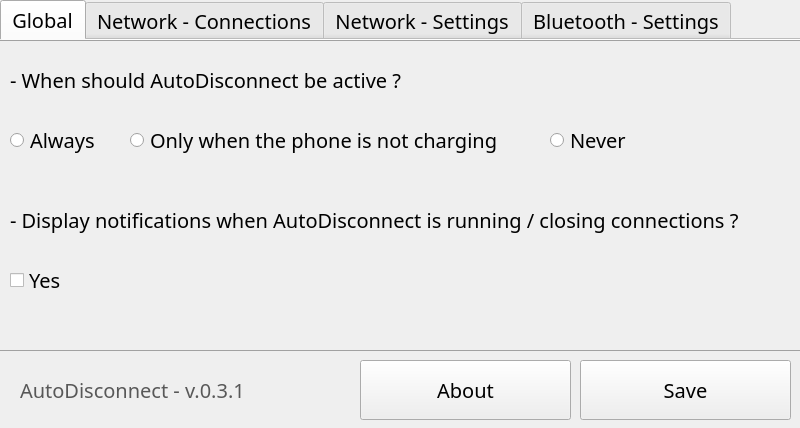
<?xml version="1.0" encoding="UTF-8"?>
<ui version="4.0">
 <class>MainWindow</class>
 <widget class="QMainWindow" name="MainWindow">
  <property name="geometry">
   <rect>
    <x>0</x>
    <y>0</y>
    <width>800</width>
    <height>428</height>
   </rect>
  </property>
  <property name="windowTitle">
   <string>AutoDisconnect</string>
  </property>
  <property name="locale">
   <locale language="English" country="UnitedStates"/>
  </property>
  <property name="FingerScrollable" stdset="0">
   <bool>true</bool>
  </property>
  <widget class="QWidget" name="centralwidget">
   <widget class="QPushButton" name="btnSave">
    <property name="geometry">
     <rect>
      <x>580</x>
      <y>360</y>
      <width>211</width>
      <height>60</height>
     </rect>
    </property>
    <property name="font">
     <font>
      <family>Sans Serif</family>
      <pointsize>15</pointsize>
     </font>
    </property>
    <property name="autoFillBackground">
     <bool>false</bool>
    </property>
    <property name="styleSheet">
     <string notr="true"/>
    </property>
    <property name="text">
     <string>Save</string>
    </property>
   </widget>
   <widget class="QTabWidget" name="tabWidget">
    <property name="geometry">
     <rect>
      <x>0</x>
      <y>0</y>
      <width>800</width>
      <height>341</height>
     </rect>
    </property>
    <property name="font">
     <font>
      <family>Sans Serif</family>
      <pointsize>15</pointsize>
     </font>
    </property>
    <property name="tabPosition">
     <enum>QTabWidget::North</enum>
    </property>
    <property name="currentIndex">
     <number>0</number>
    </property>
    <property name="elideMode">
     <enum>Qt::ElideMiddle</enum>
    </property>
    <property name="usesScrollButtons">
     <bool>true</bool>
    </property>
    <property name="documentMode">
     <bool>true</bool>
    </property>
    <property name="tabsClosable">
     <bool>false</bool>
    </property>
    <property name="movable">
     <bool>false</bool>
    </property>
    <widget class="QWidget" name="tab">
     <attribute name="title">
      <string>Global</string>
     </attribute>
     <widget class="QCheckBox" name="chkNotifications">
      <property name="geometry">
       <rect>
        <x>10</x>
        <y>210</y>
        <width>131</width>
        <height>60</height>
       </rect>
      </property>
      <property name="minimumSize">
       <size>
        <width>0</width>
        <height>0</height>
       </size>
      </property>
      <property name="font">
       <font>
        <pointsize>15</pointsize>
        <weight>50</weight>
        <bold>false</bold>
       </font>
      </property>
      <property name="text">
       <string>Yes</string>
      </property>
      <property name="checked">
       <bool>false</bool>
      </property>
     </widget>
     <widget class="QLabel" name="label_6">
      <property name="geometry">
       <rect>
        <x>0</x>
        <y>0</y>
        <width>800</width>
        <height>1</height>
       </rect>
      </property>
      <property name="styleSheet">
       <string notr="true">background-color:rgb(161, 161, 161)</string>
      </property>
      <property name="text">
       <string/>
      </property>
     </widget>
     <widget class="QLabel" name="label_12">
      <property name="geometry">
       <rect>
        <x>10</x>
        <y>10</y>
        <width>591</width>
        <height>60</height>
       </rect>
      </property>
      <property name="font">
       <font>
        <family>Sans Serif</family>
        <pointsize>15</pointsize>
       </font>
      </property>
      <property name="text">
       <string>- When should AutoDisconnect be active ?</string>
      </property>
     </widget>
     <widget class="QRadioButton" name="radioEnabledAlways">
      <property name="geometry">
       <rect>
        <x>10</x>
        <y>70</y>
        <width>101</width>
        <height>60</height>
       </rect>
      </property>
      <property name="font">
       <font>
        <pointsize>15</pointsize>
       </font>
      </property>
      <property name="text">
       <string>Always</string>
      </property>
     </widget>
     <widget class="QRadioButton" name="radioEnabledNotCharging">
      <property name="geometry">
       <rect>
        <x>130</x>
        <y>70</y>
        <width>401</width>
        <height>60</height>
       </rect>
      </property>
      <property name="font">
       <font>
        <pointsize>15</pointsize>
       </font>
      </property>
      <property name="text">
       <string>Only when the phone is not charging</string>
      </property>
     </widget>
     <widget class="QRadioButton" name="radioEnabledNever">
      <property name="geometry">
       <rect>
        <x>550</x>
        <y>70</y>
        <width>101</width>
        <height>60</height>
       </rect>
      </property>
      <property name="font">
       <font>
        <pointsize>15</pointsize>
       </font>
      </property>
      <property name="text">
       <string>Never</string>
      </property>
     </widget>
     <widget class="QLabel" name="label_13">
      <property name="geometry">
       <rect>
        <x>10</x>
        <y>150</y>
        <width>791</width>
        <height>60</height>
       </rect>
      </property>
      <property name="font">
       <font>
        <family>Sans Serif</family>
        <pointsize>15</pointsize>
       </font>
      </property>
      <property name="text">
       <string>- Display notifications when AutoDisconnect is running / closing connections ?</string>
      </property>
     </widget>
    </widget>
    <widget class="QWidget" name="tab_2">
     <attribute name="title">
      <string>Network - Connections</string>
     </attribute>
     <widget class="QLabel" name="label_3">
      <property name="geometry">
       <rect>
        <x>10</x>
        <y>10</y>
        <width>271</width>
        <height>60</height>
       </rect>
      </property>
      <property name="sizePolicy">
       <sizepolicy hsizetype="Preferred" vsizetype="Preferred">
        <horstretch>0</horstretch>
        <verstretch>0</verstretch>
       </sizepolicy>
      </property>
      <property name="font">
       <font>
        <family>Sans Serif</family>
        <pointsize>15</pointsize>
       </font>
      </property>
      <property name="text">
       <string>- Connections  to check ?</string>
      </property>
     </widget>
     <widget class="QCheckBox" name="chkConnexionWLAN">
      <property name="enabled">
       <bool>true</bool>
      </property>
      <property name="geometry">
       <rect>
        <x>10</x>
        <y>70</y>
        <width>141</width>
        <height>60</height>
       </rect>
      </property>
      <property name="sizePolicy">
       <sizepolicy hsizetype="Preferred" vsizetype="Preferred">
        <horstretch>0</horstretch>
        <verstretch>0</verstretch>
       </sizepolicy>
      </property>
      <property name="minimumSize">
       <size>
        <width>0</width>
        <height>0</height>
       </size>
      </property>
      <property name="font">
       <font>
        <family>Sans Serif</family>
        <pointsize>15</pointsize>
       </font>
      </property>
      <property name="text">
       <string>Wifi</string>
      </property>
     </widget>
     <widget class="QCheckBox" name="chkConnexionGPRS">
      <property name="geometry">
       <rect>
        <x>170</x>
        <y>70</y>
        <width>231</width>
        <height>60</height>
       </rect>
      </property>
      <property name="sizePolicy">
       <sizepolicy hsizetype="Preferred" vsizetype="Preferred">
        <horstretch>0</horstretch>
        <verstretch>0</verstretch>
       </sizepolicy>
      </property>
      <property name="minimumSize">
       <size>
        <width>0</width>
        <height>0</height>
       </size>
      </property>
      <property name="font">
       <font>
        <family>Sans Serif</family>
        <pointsize>15</pointsize>
       </font>
      </property>
      <property name="text">
       <string>GPRS (2G/3G)</string>
      </property>
     </widget>
     <widget class="QLabel" name="label_8">
      <property name="geometry">
       <rect>
        <x>0</x>
        <y>0</y>
        <width>800</width>
        <height>1</height>
       </rect>
      </property>
      <property name="styleSheet">
       <string notr="true">background-color:rgb(161, 161, 161)</string>
      </property>
      <property name="text">
       <string/>
      </property>
     </widget>
     <widget class="QLabel" name="label_14">
      <property name="geometry">
       <rect>
        <x>10</x>
        <y>140</y>
        <width>701</width>
        <height>81</height>
       </rect>
      </property>
      <property name="sizePolicy">
       <sizepolicy hsizetype="Preferred" vsizetype="Preferred">
        <horstretch>0</horstretch>
        <verstretch>0</verstretch>
       </sizepolicy>
      </property>
      <property name="font">
       <font>
        <family>Sans Serif</family>
        <pointsize>15</pointsize>
       </font>
      </property>
      <property name="text">
       <string>- Do not close connections when the following services are running</string>
      </property>
      <property name="textFormat">
       <enum>Qt::AutoText</enum>
      </property>
      <property name="wordWrap">
       <bool>true</bool>
      </property>
     </widget>
     <widget class="QCheckBox" name="chkExceptionSSH">
      <property name="geometry">
       <rect>
        <x>10</x>
        <y>210</y>
        <width>271</width>
        <height>60</height>
       </rect>
      </property>
      <property name="sizePolicy">
       <sizepolicy hsizetype="Preferred" vsizetype="Preferred">
        <horstretch>0</horstretch>
        <verstretch>0</verstretch>
       </sizepolicy>
      </property>
      <property name="minimumSize">
       <size>
        <width>0</width>
        <height>0</height>
       </size>
      </property>
      <property name="font">
       <font>
        <family>Sans Serif</family>
        <pointsize>15</pointsize>
       </font>
      </property>
      <property name="text">
       <string>SSH (client / server)</string>
      </property>
      <property name="checked">
       <bool>false</bool>
      </property>
     </widget>
     <widget class="QLabel" name="label_17">
      <property name="geometry">
       <rect>
        <x>470</x>
        <y>10</y>
        <width>191</width>
        <height>60</height>
       </rect>
      </property>
      <property name="sizePolicy">
       <sizepolicy hsizetype="Preferred" vsizetype="Preferred">
        <horstretch>0</horstretch>
        <verstretch>0</verstretch>
       </sizepolicy>
      </property>
      <property name="font">
       <font>
        <family>Sans Serif</family>
        <pointsize>15</pointsize>
       </font>
      </property>
      <property name="text">
       <string>- Network Mode</string>
      </property>
      <property name="textFormat">
       <enum>Qt::AutoText</enum>
      </property>
      <property name="wordWrap">
       <bool>true</bool>
      </property>
     </widget>
     <widget class="QCheckBox" name="chkUse2G">
      <property name="geometry">
       <rect>
        <x>470</x>
        <y>70</y>
        <width>321</width>
        <height>60</height>
       </rect>
      </property>
      <property name="sizePolicy">
       <sizepolicy hsizetype="Preferred" vsizetype="Preferred">
        <horstretch>0</horstretch>
        <verstretch>0</verstretch>
       </sizepolicy>
      </property>
      <property name="minimumSize">
       <size>
        <width>0</width>
        <height>0</height>
       </size>
      </property>
      <property name="font">
       <font>
        <family>Sans Serif</family>
        <pointsize>15</pointsize>
       </font>
      </property>
      <property name="text">
       <string>Use 2G when 3G unused</string>
      </property>
      <property name="checked">
       <bool>false</bool>
      </property>
     </widget>
    </widget>
    <widget class="QWidget" name="tab_3">
     <attribute name="title">
      <string>Network - Settings</string>
     </attribute>
     <widget class="QLabel" name="label">
      <property name="geometry">
       <rect>
        <x>10</x>
        <y>10</y>
        <width>691</width>
        <height>60</height>
       </rect>
      </property>
      <property name="font">
       <font>
        <family>Sans Serif</family>
        <pointsize>15</pointsize>
       </font>
      </property>
      <property name="text">
       <string>- How often will AutoDisconnect check your network connections ?</string>
      </property>
     </widget>
     <widget class="QLabel" name="label_5">
      <property name="geometry">
       <rect>
        <x>20</x>
        <y>210</y>
        <width>71</width>
        <height>60</height>
       </rect>
      </property>
      <property name="font">
       <font>
        <family>Sans Serif</family>
        <pointsize>15</pointsize>
       </font>
      </property>
      <property name="text">
       <string>Traffic :</string>
      </property>
     </widget>
     <widget class="QLabel" name="label_4">
      <property name="geometry">
       <rect>
        <x>20</x>
        <y>70</y>
        <width>141</width>
        <height>60</height>
       </rect>
      </property>
      <property name="font">
       <font>
        <family>Sans Serif</family>
        <pointsize>15</pointsize>
       </font>
      </property>
      <property name="text">
       <string>Interval :</string>
      </property>
     </widget>
     <widget class="QSpinBox" name="spinInterval">
      <property name="geometry">
       <rect>
        <x>130</x>
        <y>70</y>
        <width>260</width>
        <height>60</height>
       </rect>
      </property>
      <property name="sizePolicy">
       <sizepolicy hsizetype="Fixed" vsizetype="Fixed">
        <horstretch>0</horstretch>
        <verstretch>0</verstretch>
       </sizepolicy>
      </property>
      <property name="font">
       <font>
        <family>Sans Serif</family>
        <pointsize>15</pointsize>
       </font>
      </property>
      <property name="buttonSymbols">
       <enum>QAbstractSpinBox::PlusMinus</enum>
      </property>
      <property name="accelerated">
       <bool>true</bool>
      </property>
      <property name="suffix">
       <string> minutes</string>
      </property>
      <property name="minimum">
       <number>1</number>
      </property>
      <property name="maximum">
       <number>180</number>
      </property>
      <property name="value">
       <number>5</number>
      </property>
     </widget>
     <widget class="QSpinBox" name="spinMinBytes">
      <property name="geometry">
       <rect>
        <x>130</x>
        <y>210</y>
        <width>181</width>
        <height>60</height>
       </rect>
      </property>
      <property name="sizePolicy">
       <sizepolicy hsizetype="Fixed" vsizetype="Fixed">
        <horstretch>0</horstretch>
        <verstretch>0</verstretch>
       </sizepolicy>
      </property>
      <property name="font">
       <font>
        <family>Sans Serif</family>
        <pointsize>15</pointsize>
       </font>
      </property>
      <property name="buttonSymbols">
       <enum>QAbstractSpinBox::PlusMinus</enum>
      </property>
      <property name="accelerated">
       <bool>true</bool>
      </property>
      <property name="minimum">
       <number>1</number>
      </property>
      <property name="maximum">
       <number>1023</number>
      </property>
      <property name="singleStep">
       <number>1</number>
      </property>
      <property name="value">
       <number>2</number>
      </property>
     </widget>
     <widget class="QLabel" name="label_7">
      <property name="geometry">
       <rect>
        <x>10</x>
        <y>145</y>
        <width>721</width>
        <height>70</height>
       </rect>
      </property>
      <property name="font">
       <font>
        <family>Sans Serif</family>
        <pointsize>15</pointsize>
       </font>
      </property>
      <property name="text">
       <string>- Starting when will AutoDisconnect consider your connection active ?</string>
      </property>
     </widget>
     <widget class="QLabel" name="label_9">
      <property name="geometry">
       <rect>
        <x>0</x>
        <y>0</y>
        <width>800</width>
        <height>1</height>
       </rect>
      </property>
      <property name="styleSheet">
       <string notr="true">background-color:rgb(161, 161, 161)</string>
      </property>
      <property name="text">
       <string/>
      </property>
     </widget>
     <widget class="QComboBox" name="unitList">
      <property name="geometry">
       <rect>
        <x>330</x>
        <y>215</y>
        <width>121</width>
        <height>50</height>
       </rect>
      </property>
      <property name="font">
       <font>
        <family>Sans Serif</family>
        <pointsize>15</pointsize>
       </font>
      </property>
      <property name="frame">
       <bool>false</bool>
      </property>
      <item>
       <property name="text">
        <string>  B/min</string>
       </property>
      </item>
      <item>
       <property name="text">
        <string>  KB/min</string>
       </property>
      </item>
      <item>
       <property name="text">
        <string>  MB/min</string>
       </property>
      </item>
     </widget>
    </widget>
    <widget class="QWidget" name="tab_4">
     <attribute name="title">
      <string>Bluetooth - Settings</string>
     </attribute>
     <widget class="QLabel" name="label_15">
      <property name="geometry">
       <rect>
        <x>10</x>
        <y>10</y>
        <width>791</width>
        <height>60</height>
       </rect>
      </property>
      <property name="font">
       <font>
        <family>Sans Serif</family>
        <pointsize>15</pointsize>
       </font>
      </property>
      <property name="text">
       <string>- Disable the Bluetooth if no device is connected</string>
      </property>
     </widget>
     <widget class="QCheckBox" name="chkBluetooth">
      <property name="geometry">
       <rect>
        <x>10</x>
        <y>70</y>
        <width>131</width>
        <height>60</height>
       </rect>
      </property>
      <property name="minimumSize">
       <size>
        <width>0</width>
        <height>0</height>
       </size>
      </property>
      <property name="font">
       <font>
        <pointsize>15</pointsize>
        <weight>50</weight>
        <bold>false</bold>
       </font>
      </property>
      <property name="text">
       <string>Yes</string>
      </property>
      <property name="checked">
       <bool>false</bool>
      </property>
     </widget>
     <widget class="QSpinBox" name="spinIntervalBluetooth">
      <property name="geometry">
       <rect>
        <x>130</x>
        <y>210</y>
        <width>260</width>
        <height>60</height>
       </rect>
      </property>
      <property name="sizePolicy">
       <sizepolicy hsizetype="Fixed" vsizetype="Fixed">
        <horstretch>0</horstretch>
        <verstretch>0</verstretch>
       </sizepolicy>
      </property>
      <property name="font">
       <font>
        <family>Sans Serif</family>
        <pointsize>15</pointsize>
       </font>
      </property>
      <property name="buttonSymbols">
       <enum>QAbstractSpinBox::PlusMinus</enum>
      </property>
      <property name="accelerated">
       <bool>true</bool>
      </property>
      <property name="suffix">
       <string> minutes</string>
      </property>
      <property name="minimum">
       <number>1</number>
      </property>
      <property name="maximum">
       <number>180</number>
      </property>
      <property name="value">
       <number>5</number>
      </property>
     </widget>
     <widget class="QLabel" name="label_16">
      <property name="geometry">
       <rect>
        <x>10</x>
        <y>150</y>
        <width>641</width>
        <height>60</height>
       </rect>
      </property>
      <property name="font">
       <font>
        <family>Sans Serif</family>
        <pointsize>15</pointsize>
       </font>
      </property>
      <property name="text">
       <string>- How often will AutoDisconnect check your bluetooth status ?</string>
      </property>
     </widget>
     <widget class="QLabel" name="label_18">
      <property name="geometry">
       <rect>
        <x>20</x>
        <y>210</y>
        <width>141</width>
        <height>60</height>
       </rect>
      </property>
      <property name="font">
       <font>
        <family>Sans Serif</family>
        <pointsize>15</pointsize>
       </font>
      </property>
      <property name="text">
       <string>Interval :</string>
      </property>
     </widget>
     <widget class="QLabel" name="label_19">
      <property name="geometry">
       <rect>
        <x>0</x>
        <y>0</y>
        <width>800</width>
        <height>1</height>
       </rect>
      </property>
      <property name="styleSheet">
       <string notr="true">background-color:rgb(161, 161, 161)</string>
      </property>
      <property name="text">
       <string/>
      </property>
     </widget>
    </widget>
   </widget>
   <widget class="QLabel" name="label_version">
    <property name="geometry">
     <rect>
      <x>20</x>
      <y>360</y>
      <width>281</width>
      <height>60</height>
     </rect>
    </property>
    <property name="font">
     <font>
      <family>Sans Serif</family>
      <pointsize>15</pointsize>
     </font>
    </property>
    <property name="autoFillBackground">
     <bool>false</bool>
    </property>
    <property name="styleSheet">
     <string notr="true">color: rgb(88, 88, 88);</string>
    </property>
    <property name="text">
     <string>AutoDisconnect - v.0.3.1</string>
    </property>
   </widget>
   <widget class="QLabel" name="label_10">
    <property name="geometry">
     <rect>
      <x>0</x>
      <y>350</y>
      <width>800</width>
      <height>1</height>
     </rect>
    </property>
    <property name="styleSheet">
     <string notr="true">background-color:rgb(161, 161, 161)</string>
    </property>
    <property name="text">
     <string/>
    </property>
   </widget>
   <widget class="QPushButton" name="btnAbout">
    <property name="geometry">
     <rect>
      <x>360</x>
      <y>360</y>
      <width>211</width>
      <height>60</height>
     </rect>
    </property>
    <property name="font">
     <font>
      <family>Sans Serif</family>
      <pointsize>15</pointsize>
     </font>
    </property>
    <property name="autoFillBackground">
     <bool>false</bool>
    </property>
    <property name="styleSheet">
     <string notr="true"/>
    </property>
    <property name="text">
     <string>About</string>
    </property>
   </widget>
  </widget>
 </widget>
 <resources/>
 <connections/>
</ui>
